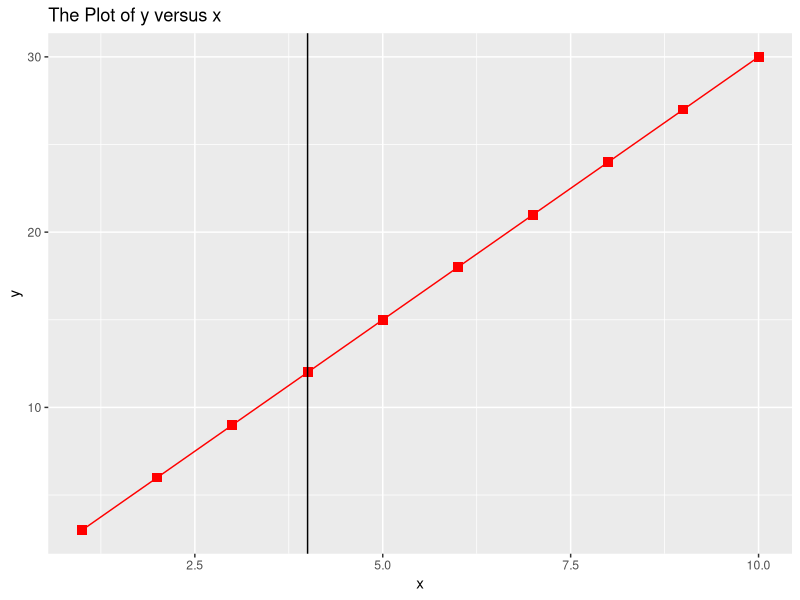
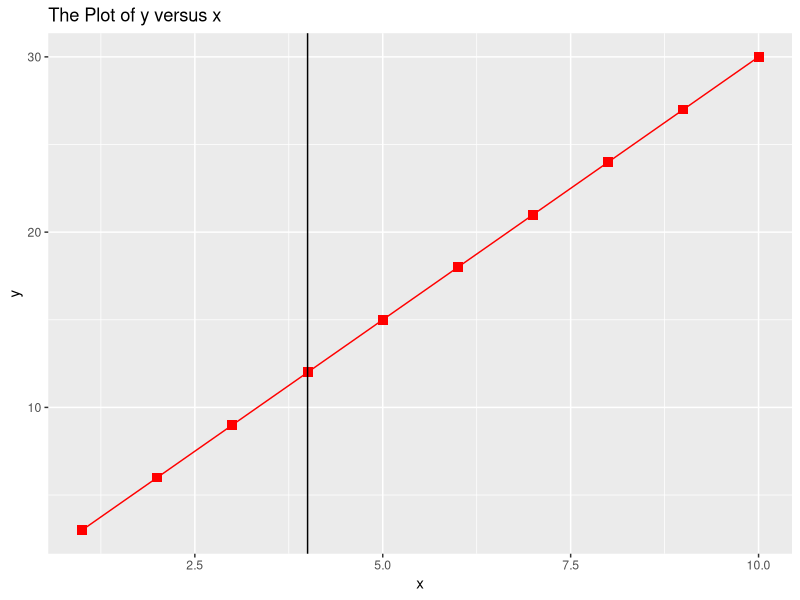

The R source for these figures, in order:
library(ggplot2)

data <- data.frame(x=1:10, y=(1:10)*3)

ggplot(data, aes(x = x, y = y))+
  geom_line(color='red')+
  geom_point(size = 3, color='red', shape=15)+
  ggtitle("The Plot of y versus x")+
  geom_vline(xintercept = 4)


ggsave("example.png", width = 7, height = 5)
